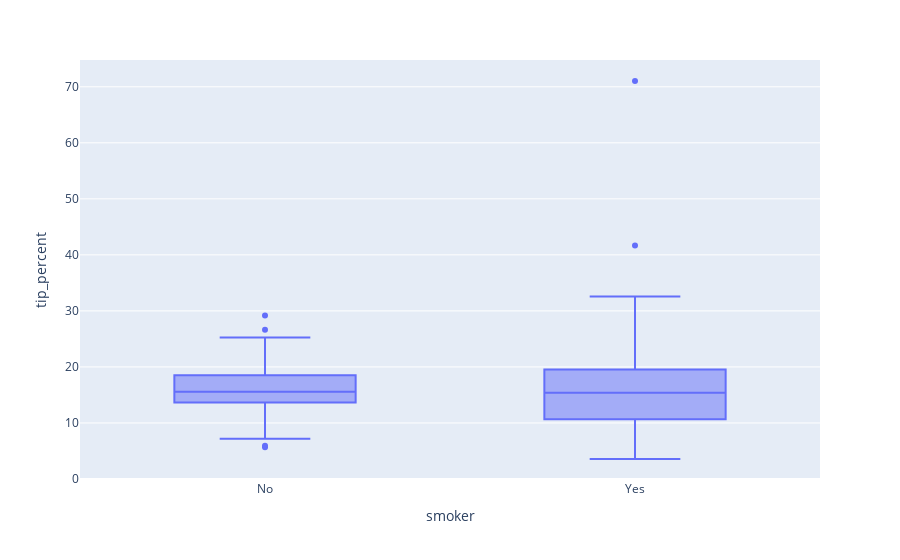

Here is the notebook cell this chart was saved with:
### Markdown cell above
<details><summary>Blockly Hints</summary><ul><li>Notation<ul><li><code>A</code> &nbsp;:&nbsp; <code>B</code>&nbsp; means snap blocks A and B together.</li><li><code>A</code> &nbsp;&lt;-&nbsp; <code>B</code>&nbsp; means insert block B into the hole in block A.</li></ul></li><li>Blocks<ul><li>freestyle<ul><li>Unless specifically instructed, use the first block from the FREESTYLE menu.</li></ul></li><li><code>with .. do .. using ..</code><ul><li>The <code>with .. do .. using ..</code> block is found under VARIABLES.</li> <li>If <code>do</code> dropdown says "!Not populated until you execute code", click anywhere in the notebook tab, then click try "Run All Above Selected Cell" from the "Run" menu.</li> <li>If <code>with .. do .. using ..</code> block does not want to snap together nicely with the <code>set .. to</code> block, try dragging the <code>set .. to</code> block instead.</li></ul></li><li><code>create list with</code><ul><li>The <code>create list with</code> block is found under LISTS.</li> <li>You can use the <code>+ -</code> controls on the block to change the number of notches. Unless specifically instructed, the block should not have any empty notches when you click Blocks to Code. </li></ul></li><li>variable<ul><li>After it is created, each variable has its own block at the end of the VARIABLES menu.</li></ul></li></ul></li></ul></details>

### Code cell
#!response

px.box(df, x=category, y=values)

### Figure 1 — Plotly figure (JSON) as saved in the notebook; plotly's stock layout.template omitted (floating-point values rounded to 4 significant figures; data arrays with more than 128 entries replaced by an {"elided": "..."} marker saying what was removed)
{"data": [{"alignmentgroup": "True", "hovertemplate": "smoker=%{x}<br>tip_percent=%{y}<extra></extra>", "legendgroup": "", "marker": {"color": "#636efa"}, "name": "", "notched": false, "offsetgroup": "", "orientation": "v", "showlegend": false, "type": "box", "x": {"elided": "244 str values"}, "x0": " ", "xaxis": "x", "y": {"elided": "244 float values"}, "y0": " ", "yaxis": "y"}], "layout": {"boxmode": "group", "legend": {"tracegroupgap": 0}, "margin": {"t": 60}, "xaxis": {"anchor": "y", "domain": [0, 1], "title": {"text": "smoker"}}, "yaxis": {"anchor": "x", "domain": [0, 1], "title": {"text": "tip_percent"}}}}
